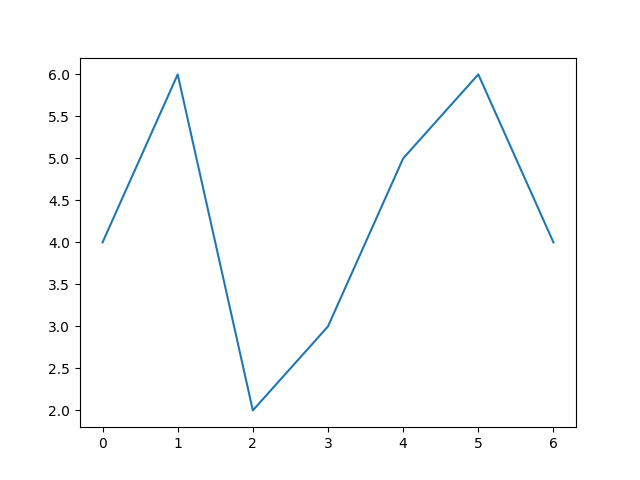

Write Python code to recreate this figure.
import matplotlib.pyplot as plt

numbers = [4, 6, 2, 3, 5, 6, 4]
plt.plot(numbers)
plt.savefig('plotdemo.png')
